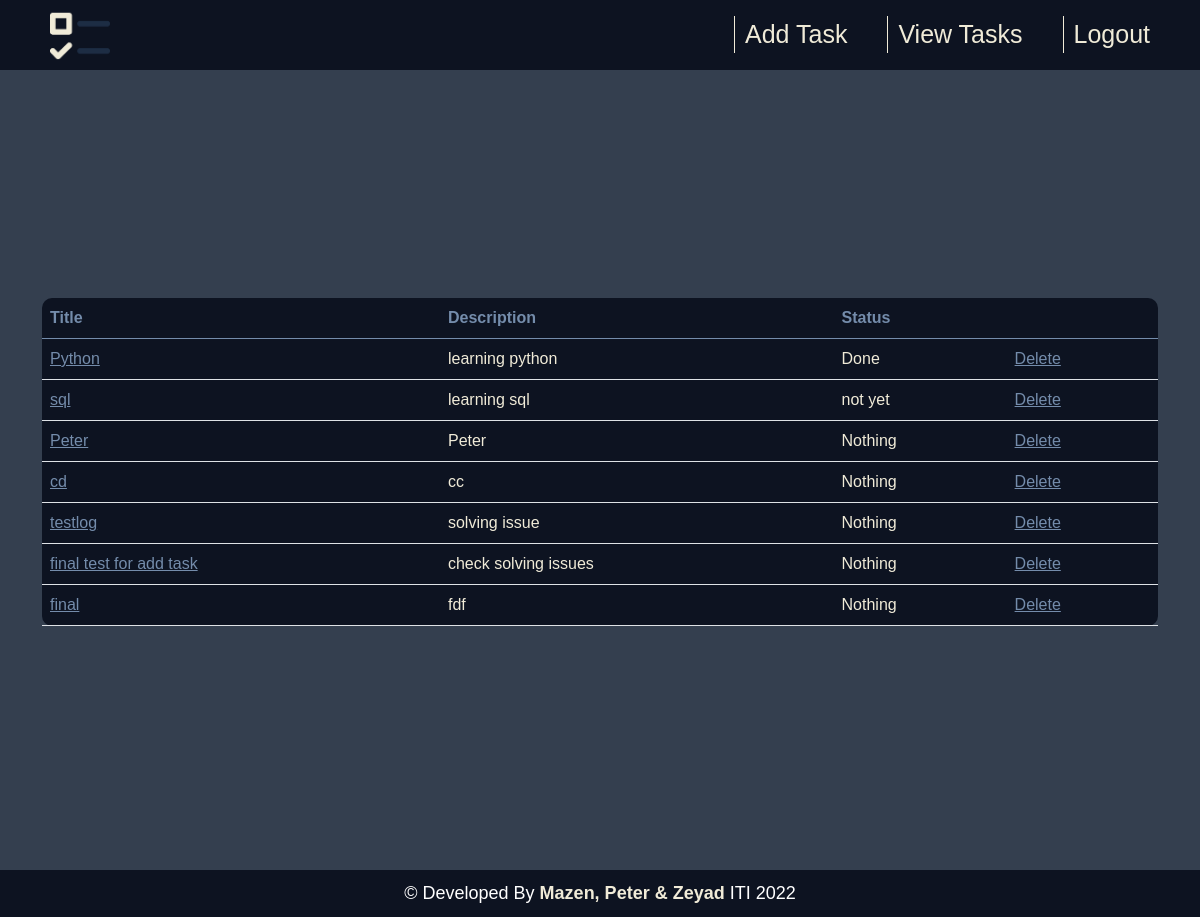
/viewTasks/ (signed in), run on an earlier commit of the app's database.
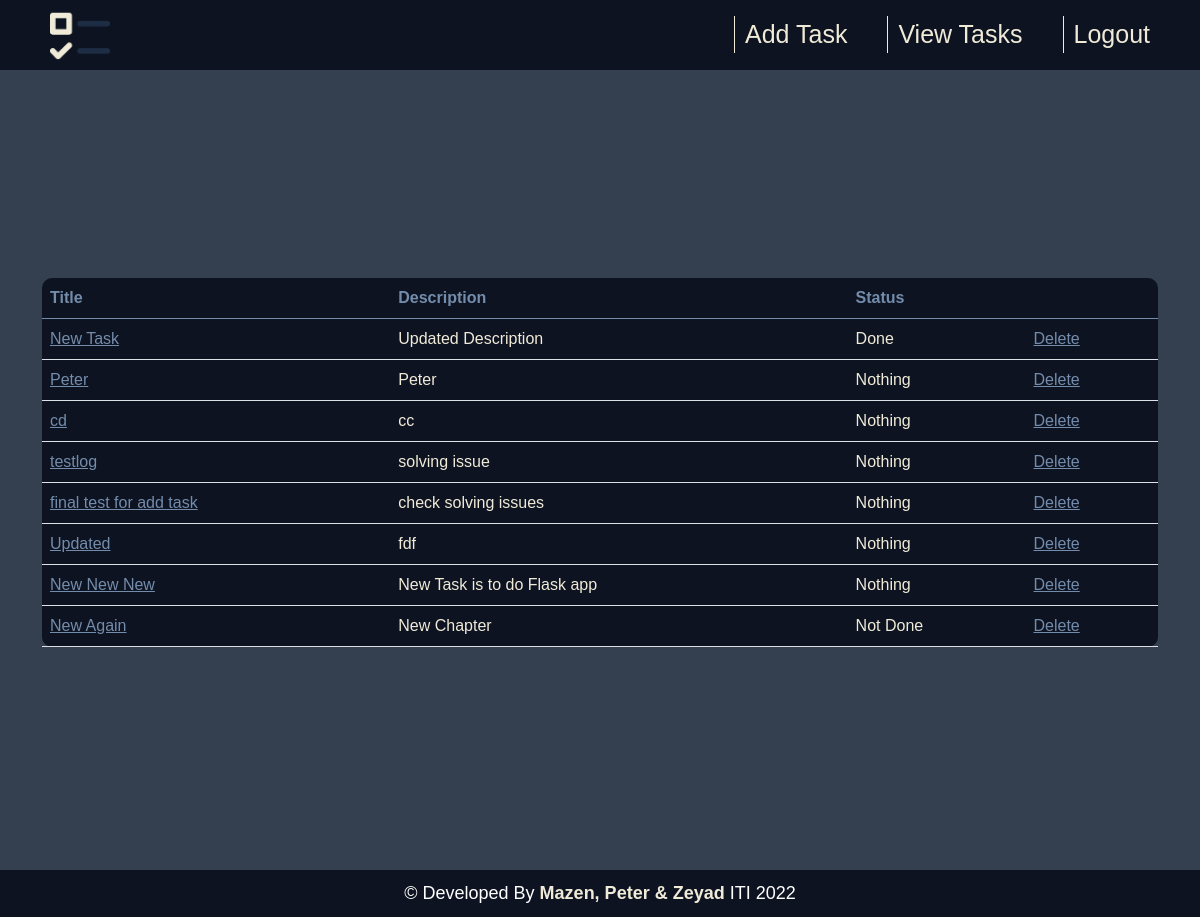
And on a later commit of the database.
### tables this page shows
CREATE TABLE "Task" (
                            Task_id INTEGER PRIMARY KEY AUTOINCREMENT,
                            Title   TEXT UNIQUE NOT NULL,
                            Describtion TEXT UNIQUE NOT NULL,
                            Status TEXT NOT NULL,
                            User_id INTEGER);

### app.py (the view)
@app.route("/viewTasks/", methods=['GET', 'POST'])
def viewTasks():
    tasks = retreive_tasks(g.user['User_id'])
    return render_template('viewTasks.html', tasks=tasks)

### app.py (called while the page is built)
@app.before_request
def before_request():
    g.user = None
    if 'user_id' in session:
        all_users = retreive_users()
        user = [x for x in all_users if x['User_id'] == session['user_id']][0]
        g.user = user

### db.py (called while the page is built)
def get_db():
    db = sqlite3.connect('TodoDB.sqlite',
                         detect_types=sqlite3.PARSE_DECLTYPES
                         )
    db.row_factory = sqlite3.Row
    return db

def retreive_users():
    connection = get_db().cursor()
    connection.execute("select * from User;")
    data = connection.fetchall()
    close_db(connection)
    return data

def retreive_tasks(id):
    connection = get_db().cursor()
    connection.execute(
        f"select * from Task WHERE  User_id={id} ")
    data = connection.fetchall()
    close_db(connection)
    return data

### templates/viewTasks.html (shortened to what this page needs)
{% extends 'index-base.html' %}
{% block style %}
<link rel="stylesheet" href="../static/css/shared.css">
<link rel="stylesheet" href="../static/css/view-tasks.css">
{% endblock %}
{% block anchor %}
<a href="{{url_for('home')}}">
    <img src="../static/images/checklist.png" alt="ToDo Logo" class="logo">
</a>
{% endblock %}
{% block button1 %}
<li><a href="{{url_for('addTask')}}"> Add Task </a></li>
{% endblock %}
{% block button2 %}
<li><a href="{{url_for('viewTasks')}}"> View Tasks </a></li>
{% endblock %}
{% block button3 %}
<li><a href="{{url_for('index')}}"> Logout </a></li>
{% endblock %}
{% block content %}
<div class="container">
    <div class="content">
        <table class="table">
            <thead class="thead-dark">
                <tr>
                    <th scope="col">Title</th>
                    <th scope="col">Description</th>
                    <th scope="col">Status</th>
                    <th scope="col"> </th>
                </tr>
            </thead>
            <tbody>
                {% for row in tasks %}
                <tr>
                    <td><a href="{{url_for('updateTask',id = row.Task_id)}}">{{row.Title}}</a></td>
                    <td> {{row.Describtion}}</td>
                    <td> {{row.status}}</td>
                    <td><a href="{{url_for('deleteTask',id = row.Task_id)}}">Delete</a></td>
                </tr>
            {% endfor %}
            </tbody>
        </table>
    </div>
</div>
{% endblock %}

### templates/index-base.html (shortened to what this page needs)
<!DOCTYPE html>
<html lang="en">
<head>
    <link href="https://cdn.jsdelivr.net/npm/bootstrap@5.0.2/dist/css/bootstrap.min.css" rel="stylesheet"
>
    {% block style %}{% endblock %}
</head>
<body>
    <nav>
        {% block anchor %}{% endblock %}
        <ul>
            {% block button1 %}{% endblock %}
            {% block button2 %}{% endblock %}
            {% block button3 %}{% endblock %}
        </ul>
    </nav>
    {% block content %}{% endblock %}
    <div class="footer">
        &copy; Developed By <span>Mazen, Peter & Zeyad</span> ITI 2022
    </div>
</body>
</html>

### static/css/shared.css (style rules this page uses)
* { margin: 0; padding: 0; box-sizing: border-box; font-family: Arial, Helvetica, sans-serif; }
nav { position: relative; top: 0; left: 0; width: 100%; height: 70px; padding: 10px 50px; display: flex; justify-content: space-between; align-items: center; background-color: #0d1321; }
nav .logo { position: relative; max-width: 60px; }
nav ul { position: relative; display: flex; }
nav ul li { list-style: none; }
nav ul li a { display: inline-block; color: #f0ebd8; font-size: 25px; font-weight: 400; margin-top: 15px; margin-left: 40px; padding-left: 10px; border-left: 1px solid #f0ebd8; text-decoration: none; }
.content { display: flex; align-items: center; justify-content: space-around; min-height: 100vh; background-color: #343F4F; }
.footer { background-color: #0d1321; padding: 10px 10px; color: white; font-size: 18px; text-align: center; position: relative; bottom: 0; width: 100%; }
.footer span { font-weight: 800; color: #f0ebd8; }

### static/css/view-tasks.css (style rules this page uses)
body { background-color: #343F4F; }
table { background-color: #0d1321; color: #f0ebd8; border-radius: 10px; }
tr { color: #f0ebd8; }
th,a { color: #748CAB; }

What changed in the data, as far as the page shows it:
removed Task: Title "Python", Describtion "learning python", status "Done"
removed Task: Title "sql", Describtion "learning sql", status "not yet"
added Task: Title "New Task", Describtion "Updated Description", status "Done"
changed Task "fdf": Title "final" → "Updated"
added Task: Title "New New New", Describtion "New Task is to do Flask app", status "Nothing"
added Task: Title "New Again", Describtion "New Chapter", status "Not Done"
